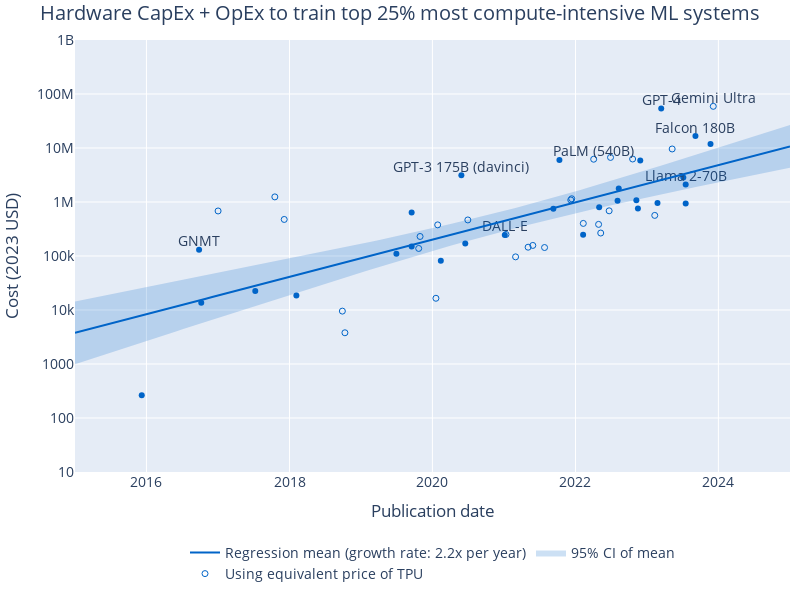

Source (notebook cell):
### Code cell
label_systems = ['GNMT', 'DALL-E', 'GPT-3 175B (davinci)', 'PaLM (540B)', 'Llama 2-70B', 'Falcon 180B', 'GPT-4', 'Gemini Ultra']

tpu_mask = cost_df['Training hardware'].str.contains('TPU', na=False)
tpu_cost_df = cost_df.loc[tpu_mask]
gpu_cost_df = cost_df.loc[~tpu_mask]

fig = px.scatter(
    gpu_cost_df,
    x='Publication date',
    y='Cost (inflation-adjusted)',
    log_y=True,
)
fig.add_scatter(
    x=tpu_cost_df['Publication date'],
    y=tpu_cost_df['Cost (inflation-adjusted)'],
    mode='markers',
    marker_symbol='circle-open',
    name='Using equivalent price of TPU',
)
fig.add_scatter(
    x=gpu_cost_df.loc[gpu_cost_df['System'].isin(label_systems)]['Publication date'],
    y=gpu_cost_df.loc[gpu_cost_df['System'].isin(label_systems)]['Cost (inflation-adjusted)'],
    text=gpu_cost_df.loc[gpu_cost_df['System'].isin(label_systems)]['System'],
    mode='text',
    showlegend=False,
)
fig.add_scatter(
    x=tpu_cost_df.loc[tpu_cost_df['System'].isin(label_systems)]['Publication date'],
    y=tpu_cost_df.loc[tpu_cost_df['System'].isin(label_systems)]['Cost (inflation-adjusted)'],
    text=tpu_cost_df.loc[tpu_cost_df['System'].isin(label_systems)]['System'],
    mode='text',
    showlegend=False,
)

# Marker color
fig.update_traces(
    marker=dict(
        color='rgb(0,100,200)',
    ),
    selector=dict(mode='markers'),
)

# Shade in CI
fig.add_scatter(
    x=predicted_cost_df['Publication date'],
    y=10**predicted_cost_df['mean_ci_lower'],
    mode='lines',
    line=dict(width=0),
    showlegend=False,
)
fig.add_scatter(
    x=predicted_cost_df['Publication date'],
    y=10**predicted_cost_df['mean_ci_upper'],
    mode='lines',
    fill='tonexty',
    fillcolor='rgba(0,100,200,0.2)',
    line=dict(width=0),
    name='95% CI of mean',
)
fig.add_scatter(
    x=predicted_cost_df['Publication date'],
    y=10**predicted_cost_df['mean'],
    mode='lines',
    line=dict(color='rgb(0,100,200)'),
    name=f'Regression mean (growth rate: {10**reg_results.params[1]:.1f}x per year)',
)

fig.update_traces(textposition='top center')

# axis limits
fig.update_xaxes(range=['2015-01-01', '2025-01-01'])
fig.update_yaxes(range=[1, 9])

# legend on top
fig.update_layout(legend=dict(
    orientation='h',
    yanchor='top',
    y=-0.15,
    xanchor='center',
    x=0.5,
))

# axis labels
fig.update_xaxes(title_text='Publication date')
fig.update_yaxes(title_text='Cost (2023 USD)')

# title
fig.update_layout(title_text=plot_title_lookup[estimation_method])

# update size
fig.update_layout(
    autosize=False,
    width=800,
    height=600,
    title_x=0.5,
)

# font size
fig.update_layout(
    font=dict(
        size=14,
    )
)

# axis limits
fig.update_xaxes(range=[pred_start_date, pred_end_date])

# margins
fig.update_layout(margin=dict(l=10, r=10, t=40, b=10))

save_plot(fig, results_dir, 'cost_regression')

fig.show()
